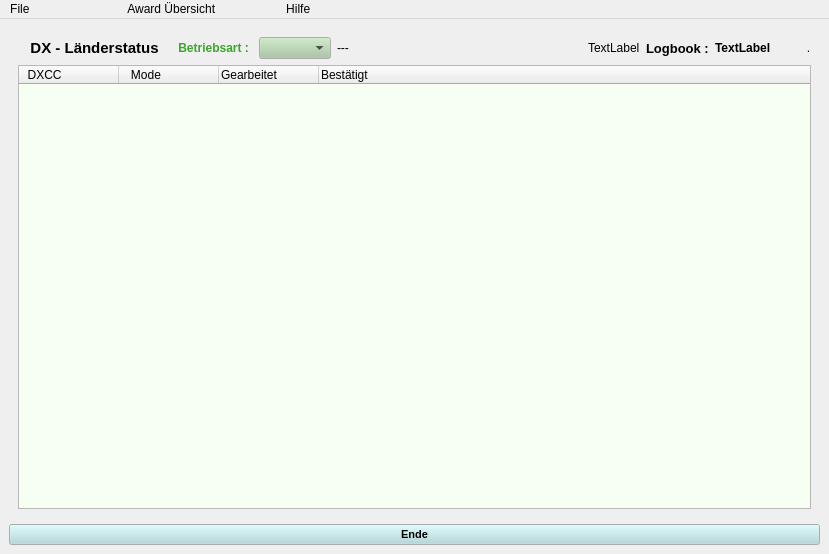
<?xml version="1.0" encoding="UTF-8"?>
<ui version="4.0">
 <class>awdst</class>
 <widget class="QMainWindow" name="awdst">
  <property name="geometry">
   <rect>
    <x>0</x>
    <y>0</y>
    <width>829</width>
    <height>554</height>
   </rect>
  </property>
  <property name="font">
   <font>
    <pointsize>9</pointsize>
   </font>
  </property>
  <property name="windowTitle">
   <string>AWARD  Status</string>
  </property>
  <widget class="QWidget" name="centralwidget">
   <layout class="QGridLayout">
    <item row="0" column="0">
     <widget class="QStackedWidget" name="stackedWidget">
      <property name="currentIndex">
       <number>0</number>
      </property>
      <widget class="QWidget" name="page">
       <layout class="QGridLayout">
        <item row="0" column="0">
         <widget class="QLabel" name="label">
          <property name="font">
           <font>
            <pointsize>11</pointsize>
            <weight>75</weight>
            <bold>true</bold>
           </font>
          </property>
          <property name="text">
           <string>   DX - Länderstatus</string>
          </property>
         </widget>
        </item>
        <item row="0" column="1">
         <widget class="QLabel" name="label_2">
          <property name="palette">
           <palette>
            <active>
             <colorrole role="WindowText">
              <brush brushstyle="SolidPattern">
               <color alpha="255">
                <red>61</red>
                <green>164</green>
                <blue>45</blue>
               </color>
              </brush>
             </colorrole>
            </active>
            <inactive>
             <colorrole role="WindowText">
              <brush brushstyle="SolidPattern">
               <color alpha="255">
                <red>61</red>
                <green>164</green>
                <blue>45</blue>
               </color>
              </brush>
             </colorrole>
            </inactive>
            <disabled>
             <colorrole role="WindowText">
              <brush brushstyle="SolidPattern">
               <color alpha="255">
                <red>119</red>
                <green>119</green>
                <blue>119</blue>
               </color>
              </brush>
             </colorrole>
            </disabled>
           </palette>
          </property>
          <property name="font">
           <font>
            <weight>75</weight>
            <bold>true</bold>
           </font>
          </property>
          <property name="text">
           <string>    Betriebsart : </string>
          </property>
         </widget>
        </item>
        <item row="0" column="2">
         <widget class="QComboBox" name="BoxMode">
          <property name="palette">
           <palette>
            <active>
             <colorrole role="Button">
              <brush brushstyle="SolidPattern">
               <color alpha="255">
                <red>166</red>
                <green>197</green>
                <blue>160</blue>
               </color>
              </brush>
             </colorrole>
            </active>
            <inactive>
             <colorrole role="Button">
              <brush brushstyle="SolidPattern">
               <color alpha="255">
                <red>166</red>
                <green>197</green>
                <blue>160</blue>
               </color>
              </brush>
             </colorrole>
            </inactive>
            <disabled>
             <colorrole role="Button">
              <brush brushstyle="SolidPattern">
               <color alpha="255">
                <red>166</red>
                <green>197</green>
                <blue>160</blue>
               </color>
              </brush>
             </colorrole>
            </disabled>
           </palette>
          </property>
          <property name="focusPolicy">
           <enum>Qt::NoFocus</enum>
          </property>
         </widget>
        </item>
        <item row="0" column="3">
         <widget class="QLabel" name="labelData">
          <property name="text">
           <string>---</string>
          </property>
         </widget>
        </item>
        <item row="0" column="4">
         <spacer>
          <property name="orientation">
           <enum>Qt::Horizontal</enum>
          </property>
          <property name="sizeHint" stdset="0">
           <size>
            <width>61</width>
            <height>22</height>
           </size>
          </property>
         </spacer>
        </item>
        <item row="0" column="5">
         <widget class="QLabel" name="DxLabelCall">
          <property name="text">
           <string>TextLabel</string>
          </property>
         </widget>
        </item>
        <item row="0" column="6">
         <widget class="QLabel" name="label_4">
          <property name="font">
           <font>
            <pointsize>10</pointsize>
            <weight>75</weight>
            <bold>true</bold>
           </font>
          </property>
          <property name="text">
           <string>Logbook :</string>
          </property>
         </widget>
        </item>
        <item row="0" column="7">
         <widget class="QLabel" name="labelLogBook">
          <property name="font">
           <font>
            <weight>75</weight>
            <bold>true</bold>
           </font>
          </property>
          <property name="text">
           <string>TextLabel</string>
          </property>
         </widget>
        </item>
        <item row="0" column="8">
         <widget class="QLabel" name="label_3">
          <property name="text">
           <string>         .</string>
          </property>
         </widget>
        </item>
        <item row="1" column="0" colspan="9">
         <widget class="QTreeWidget" name="StatusList">
          <property name="palette">
           <palette>
            <active>
             <colorrole role="Base">
              <brush brushstyle="SolidPattern">
               <color alpha="255">
                <red>247</red>
                <green>255</green>
                <blue>242</blue>
               </color>
              </brush>
             </colorrole>
            </active>
            <inactive>
             <colorrole role="Base">
              <brush brushstyle="SolidPattern">
               <color alpha="255">
                <red>247</red>
                <green>255</green>
                <blue>242</blue>
               </color>
              </brush>
             </colorrole>
            </inactive>
            <disabled>
             <colorrole role="Base">
              <brush brushstyle="SolidPattern">
               <color alpha="255">
                <red>255</red>
                <green>255</green>
                <blue>255</blue>
               </color>
              </brush>
             </colorrole>
            </disabled>
           </palette>
          </property>
          <property name="focusPolicy">
           <enum>Qt::NoFocus</enum>
          </property>
          <property name="rootIsDecorated">
           <bool>false</bool>
          </property>
          <column>
           <property name="text">
            <string>  DXCC</string>
           </property>
          </column>
          <column>
           <property name="text">
            <string>   Mode</string>
           </property>
          </column>
          <column>
           <property name="text">
            <string>Gearbeitet</string>
           </property>
          </column>
          <column>
           <property name="text">
            <string>Bestätigt</string>
           </property>
          </column>
         </widget>
        </item>
       </layout>
      </widget>
      <widget class="QWidget" name="page_2">
       <layout class="QGridLayout">
        <item row="0" column="0" colspan="3">
         <widget class="QLabel" name="label_5">
          <property name="font">
           <font>
            <pointsize>11</pointsize>
            <weight>75</weight>
            <bold>true</bold>
           </font>
          </property>
          <property name="text">
           <string>  Jahresübersicht  Betriebsarten</string>
          </property>
         </widget>
        </item>
        <item row="0" column="3">
         <widget class="QLabel" name="label_6">
          <property name="text">
           <string>Station :</string>
          </property>
         </widget>
        </item>
        <item row="0" column="4">
         <widget class="QLabel" name="ModeLabelCall">
          <property name="font">
           <font>
            <weight>75</weight>
            <bold>true</bold>
           </font>
          </property>
          <property name="text">
           <string>TextLabel</string>
          </property>
         </widget>
        </item>
        <item row="0" column="5">
         <spacer>
          <property name="orientation">
           <enum>Qt::Horizontal</enum>
          </property>
          <property name="sizeHint" stdset="0">
           <size>
            <width>40</width>
            <height>20</height>
           </size>
          </property>
         </spacer>
        </item>
        <item row="1" column="0">
         <widget class="QLabel" name="label_9">
          <property name="font">
           <font>
            <weight>75</weight>
            <bold>true</bold>
           </font>
          </property>
          <property name="text">
           <string>   Datenbestand :</string>
          </property>
         </widget>
        </item>
        <item row="1" column="1">
         <widget class="QLabel" name="labelQsoCnt">
          <property name="text">
           <string>TextLabel</string>
          </property>
         </widget>
        </item>
        <item row="1" column="2" colspan="2">
         <spacer>
          <property name="orientation">
           <enum>Qt::Horizontal</enum>
          </property>
          <property name="sizeHint" stdset="0">
           <size>
            <width>40</width>
            <height>20</height>
           </size>
          </property>
         </spacer>
        </item>
        <item row="2" column="0" colspan="6">
         <widget class="QTreeWidget" name="ModeList">
          <property name="palette">
           <palette>
            <active>
             <colorrole role="Base">
              <brush brushstyle="SolidPattern">
               <color alpha="255">
                <red>240</red>
                <green>255</green>
                <blue>237</blue>
               </color>
              </brush>
             </colorrole>
            </active>
            <inactive>
             <colorrole role="Base">
              <brush brushstyle="SolidPattern">
               <color alpha="255">
                <red>240</red>
                <green>255</green>
                <blue>237</blue>
               </color>
              </brush>
             </colorrole>
            </inactive>
            <disabled>
             <colorrole role="Base">
              <brush brushstyle="SolidPattern">
               <color alpha="255">
                <red>255</red>
                <green>255</green>
                <blue>255</blue>
               </color>
              </brush>
             </colorrole>
            </disabled>
           </palette>
          </property>
          <property name="focusPolicy">
           <enum>Qt::NoFocus</enum>
          </property>
          <property name="rootIsDecorated">
           <bool>false</bool>
          </property>
          <column>
           <property name="text">
            <string>  Jahr</string>
           </property>
          </column>
          <column>
           <property name="text">
            <string> Gesamt</string>
           </property>
          </column>
         </widget>
        </item>
       </layout>
      </widget>
      <widget class="QWidget" name="Seite">
       <layout class="QGridLayout">
        <item row="0" column="0" colspan="3">
         <widget class="QLabel" name="label_7">
          <property name="font">
           <font>
            <pointsize>11</pointsize>
            <weight>75</weight>
            <bold>true</bold>
           </font>
          </property>
          <property name="text">
           <string>  Jahresübersicht Bänder Aktivität </string>
          </property>
         </widget>
        </item>
        <item row="0" column="3">
         <widget class="QLabel" name="label_8">
          <property name="text">
           <string>Station :</string>
          </property>
         </widget>
        </item>
        <item row="0" column="4">
         <widget class="QLabel" name="labelCall">
          <property name="font">
           <font>
            <weight>75</weight>
            <bold>true</bold>
           </font>
          </property>
          <property name="text">
           <string>TextLabel</string>
          </property>
         </widget>
        </item>
        <item row="0" column="5">
         <spacer>
          <property name="orientation">
           <enum>Qt::Horizontal</enum>
          </property>
          <property name="sizeHint" stdset="0">
           <size>
            <width>40</width>
            <height>20</height>
           </size>
          </property>
         </spacer>
        </item>
        <item row="1" column="0">
         <widget class="QLabel" name="label_10">
          <property name="font">
           <font>
            <weight>75</weight>
            <bold>true</bold>
           </font>
          </property>
          <property name="text">
           <string>   Datenbesatnd :</string>
          </property>
         </widget>
        </item>
        <item row="1" column="1">
         <widget class="QLabel" name="labelBandCnt">
          <property name="text">
           <string>TextLabel</string>
          </property>
         </widget>
        </item>
        <item row="1" column="2">
         <spacer>
          <property name="orientation">
           <enum>Qt::Horizontal</enum>
          </property>
          <property name="sizeHint" stdset="0">
           <size>
            <width>40</width>
            <height>20</height>
           </size>
          </property>
         </spacer>
        </item>
        <item row="2" column="0" colspan="6">
         <widget class="QTreeWidget" name="BandList">
          <property name="palette">
           <palette>
            <active>
             <colorrole role="Base">
              <brush brushstyle="SolidPattern">
               <color alpha="255">
                <red>252</red>
                <green>255</green>
                <blue>237</blue>
               </color>
              </brush>
             </colorrole>
            </active>
            <inactive>
             <colorrole role="Base">
              <brush brushstyle="SolidPattern">
               <color alpha="255">
                <red>252</red>
                <green>255</green>
                <blue>237</blue>
               </color>
              </brush>
             </colorrole>
            </inactive>
            <disabled>
             <colorrole role="Base">
              <brush brushstyle="SolidPattern">
               <color alpha="255">
                <red>255</red>
                <green>255</green>
                <blue>255</blue>
               </color>
              </brush>
             </colorrole>
            </disabled>
           </palette>
          </property>
          <property name="focusPolicy">
           <enum>Qt::NoFocus</enum>
          </property>
          <property name="rootIsDecorated">
           <bool>false</bool>
          </property>
          <column>
           <property name="text">
            <string>Jahr</string>
           </property>
          </column>
          <column>
           <property name="text">
            <string>Gesamt</string>
           </property>
          </column>
         </widget>
        </item>
       </layout>
      </widget>
      <widget class="QWidget" name="Seite_3">
       <layout class="QGridLayout">
        <item row="0" column="0" colspan="3">
         <widget class="QLabel" name="label_12">
          <property name="palette">
           <palette>
            <active>
             <colorrole role="WindowText">
              <brush brushstyle="SolidPattern">
               <color alpha="255">
                <red>110</red>
                <green>73</green>
                <blue>163</blue>
               </color>
              </brush>
             </colorrole>
            </active>
            <inactive>
             <colorrole role="WindowText">
              <brush brushstyle="SolidPattern">
               <color alpha="255">
                <red>110</red>
                <green>73</green>
                <blue>163</blue>
               </color>
              </brush>
             </colorrole>
            </inactive>
            <disabled>
             <colorrole role="WindowText">
              <brush brushstyle="SolidPattern">
               <color alpha="255">
                <red>119</red>
                <green>119</green>
                <blue>119</blue>
               </color>
              </brush>
             </colorrole>
            </disabled>
           </palette>
          </property>
          <property name="font">
           <font>
            <pointsize>12</pointsize>
            <weight>75</weight>
            <bold>true</bold>
           </font>
          </property>
          <property name="text">
           <string>   Award - Status</string>
          </property>
         </widget>
        </item>
        <item row="1" column="0" colspan="6">
         <widget class="QLabel" name="label_16">
          <property name="text">
           <string/>
          </property>
         </widget>
        </item>
        <item row="2" column="0">
         <widget class="QLabel" name="label_13">
          <property name="font">
           <font>
            <weight>75</weight>
            <bold>true</bold>
           </font>
          </property>
          <property name="text">
           <string>    Übersicht : </string>
          </property>
         </widget>
        </item>
        <item row="2" column="1">
         <widget class="QLabel" name="label_14">
          <property name="font">
           <font>
            <pointsize>10</pointsize>
            <weight>75</weight>
            <bold>true</bold>
           </font>
          </property>
          <property name="text">
           <string>  AWD  </string>
          </property>
         </widget>
        </item>
        <item row="2" column="2">
         <widget class="QComboBox" name="BoxAwd">
          <property name="palette">
           <palette>
            <active>
             <colorrole role="Button">
              <brush brushstyle="SolidPattern">
               <color alpha="255">
                <red>166</red>
                <green>197</green>
                <blue>160</blue>
               </color>
              </brush>
             </colorrole>
            </active>
            <inactive>
             <colorrole role="Button">
              <brush brushstyle="SolidPattern">
               <color alpha="255">
                <red>166</red>
                <green>197</green>
                <blue>160</blue>
               </color>
              </brush>
             </colorrole>
            </inactive>
            <disabled>
             <colorrole role="Button">
              <brush brushstyle="SolidPattern">
               <color alpha="255">
                <red>166</red>
                <green>197</green>
                <blue>160</blue>
               </color>
              </brush>
             </colorrole>
            </disabled>
           </palette>
          </property>
          <property name="focusPolicy">
           <enum>Qt::NoFocus</enum>
          </property>
         </widget>
        </item>
        <item row="2" column="3">
         <widget class="QLabel" name="label_15">
          <property name="text">
           <string/>
          </property>
         </widget>
        </item>
        <item row="2" column="4">
         <widget class="QCheckBox" name="checkBoxBand">
          <property name="focusPolicy">
           <enum>Qt::NoFocus</enum>
          </property>
          <property name="text">
           <string>  Auf Bandebene</string>
          </property>
         </widget>
        </item>
        <item row="2" column="5">
         <spacer>
          <property name="orientation">
           <enum>Qt::Horizontal</enum>
          </property>
          <property name="sizeHint" stdset="0">
           <size>
            <width>285</width>
            <height>22</height>
           </size>
          </property>
         </spacer>
        </item>
        <item row="3" column="0" colspan="6">
         <widget class="QTreeWidget" name="AwdList">
          <property name="palette">
           <palette>
            <active>
             <colorrole role="Base">
              <brush brushstyle="SolidPattern">
               <color alpha="255">
                <red>255</red>
                <green>250</green>
                <blue>242</blue>
               </color>
              </brush>
             </colorrole>
            </active>
            <inactive>
             <colorrole role="Base">
              <brush brushstyle="SolidPattern">
               <color alpha="255">
                <red>255</red>
                <green>250</green>
                <blue>242</blue>
               </color>
              </brush>
             </colorrole>
            </inactive>
            <disabled>
             <colorrole role="Base">
              <brush brushstyle="SolidPattern">
               <color alpha="255">
                <red>255</red>
                <green>255</green>
                <blue>255</blue>
               </color>
              </brush>
             </colorrole>
            </disabled>
           </palette>
          </property>
          <property name="focusPolicy">
           <enum>Qt::NoFocus</enum>
          </property>
          <property name="rootIsDecorated">
           <bool>false</bool>
          </property>
          <column>
           <property name="text">
            <string>1</string>
           </property>
          </column>
         </widget>
        </item>
       </layout>
      </widget>
      <widget class="QWidget" name="Seite_2">
       <layout class="QGridLayout">
        <item row="0" column="0">
         <widget class="QLabel" name="label_11">
          <property name="font">
           <font>
            <pointsize>12</pointsize>
            <weight>75</weight>
            <bold>true</bold>
           </font>
          </property>
          <property name="text">
           <string>  Information</string>
          </property>
         </widget>
        </item>
        <item row="1" column="0">
         <widget class="QTextEdit" name="InfoText">
          <property name="palette">
           <palette>
            <active>
             <colorrole role="Base">
              <brush brushstyle="SolidPattern">
               <color alpha="255">
                <red>255</red>
                <green>245</green>
                <blue>244</blue>
               </color>
              </brush>
             </colorrole>
            </active>
            <inactive>
             <colorrole role="Base">
              <brush brushstyle="SolidPattern">
               <color alpha="255">
                <red>255</red>
                <green>245</green>
                <blue>244</blue>
               </color>
              </brush>
             </colorrole>
            </inactive>
            <disabled>
             <colorrole role="Base">
              <brush brushstyle="SolidPattern">
               <color alpha="255">
                <red>255</red>
                <green>255</green>
                <blue>255</blue>
               </color>
              </brush>
             </colorrole>
            </disabled>
           </palette>
          </property>
          <property name="focusPolicy">
           <enum>Qt::NoFocus</enum>
          </property>
          <property name="readOnly">
           <bool>true</bool>
          </property>
         </widget>
        </item>
       </layout>
      </widget>
     </widget>
    </item>
    <item row="1" column="0">
     <widget class="QPushButton" name="ButtonEnde">
      <property name="palette">
       <palette>
        <active>
         <colorrole role="Button">
          <brush brushstyle="SolidPattern">
           <color alpha="255">
            <red>175</red>
            <green>215</green>
            <blue>217</blue>
           </color>
          </brush>
         </colorrole>
        </active>
        <inactive>
         <colorrole role="Button">
          <brush brushstyle="SolidPattern">
           <color alpha="255">
            <red>175</red>
            <green>215</green>
            <blue>217</blue>
           </color>
          </brush>
         </colorrole>
        </inactive>
        <disabled>
         <colorrole role="Button">
          <brush brushstyle="SolidPattern">
           <color alpha="255">
            <red>175</red>
            <green>215</green>
            <blue>217</blue>
           </color>
          </brush>
         </colorrole>
        </disabled>
       </palette>
      </property>
      <property name="font">
       <font>
        <pointsize>8</pointsize>
        <weight>75</weight>
        <bold>true</bold>
       </font>
      </property>
      <property name="focusPolicy">
       <enum>Qt::NoFocus</enum>
      </property>
      <property name="text">
       <string>Ende</string>
      </property>
     </widget>
    </item>
   </layout>
  </widget>
  <widget class="QMenuBar" name="menubar">
   <property name="geometry">
    <rect>
     <x>0</x>
     <y>0</y>
     <width>829</width>
     <height>21</height>
    </rect>
   </property>
   <widget class="QMenu" name="menuFile">
    <property name="title">
     <string>File                         </string>
    </property>
    <addaction name="actionExit"/>
   </widget>
   <widget class="QMenu" name="menuEinzel_Status">
    <property name="title">
     <string>Award Übersicht                 </string>
    </property>
    <addaction name="separator"/>
    <addaction name="separator"/>
    <addaction name="actionDxStatus"/>
    <addaction name="separator"/>
    <addaction name="actionJahresBand"/>
    <addaction name="actionJahresMode"/>
    <addaction name="separator"/>
    <addaction name="actionAwardDLD"/>
    <addaction name="actionAwardIOTA"/>
    <addaction name="separator"/>
    <addaction name="separator"/>
    <addaction name="actionMakeDxStatusList"/>
    <addaction name="separator"/>
   </widget>
   <widget class="QMenu" name="menuHilfe">
    <property name="title">
     <string>Hilfe        </string>
    </property>
    <addaction name="actionHilfe"/>
   </widget>
   <addaction name="menuFile"/>
   <addaction name="menuEinzel_Status"/>
   <addaction name="menuHilfe"/>
  </widget>
  <action name="actionExit">
   <property name="text">
    <string>Exit                       </string>
   </property>
  </action>
  <action name="actionDxStatus">
   <property name="text">
    <string>DX-Länder  - Status</string>
   </property>
  </action>
  <action name="actionJahresMode">
   <property name="text">
    <string>MODE          - Aktivität</string>
   </property>
  </action>
  <action name="actionJahresBand">
   <property name="text">
    <string>BAND           - Aktivität</string>
   </property>
  </action>
  <action name="actionMakeDxStatusList">
   <property name="text">
    <string>DX-StatusListe erzeugen</string>
   </property>
  </action>
  <action name="actionAwardDLD">
   <property name="text">
    <string>DLD             - Status</string>
   </property>
  </action>
  <action name="actionAwardIOTA">
   <property name="text">
    <string>IOTA             - Status</string>
   </property>
  </action>
  <action name="actionHilfe">
   <property name="text">
    <string>Award Status</string>
   </property>
  </action>
 </widget>
 <resources/>
 <connections/>
</ui>
